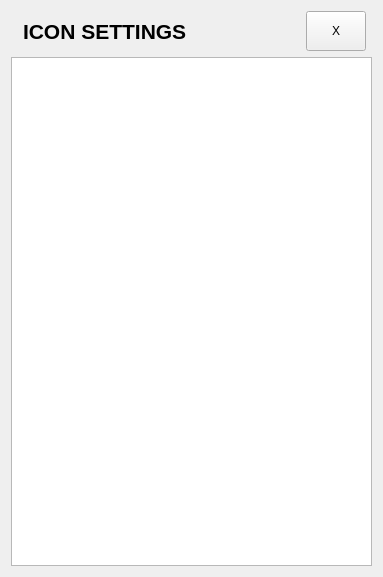
<?xml version="1.0" encoding="UTF-8"?>
<ui version="4.0">
 <class>Frame</class>
 <widget class="QFrame" name="Frame">
  <property name="geometry">
   <rect>
    <x>0</x>
    <y>0</y>
    <width>383</width>
    <height>577</height>
   </rect>
  </property>
  <property name="windowTitle">
   <string>Frame</string>
  </property>
  <property name="styleSheet">
   <string notr="true"/>
  </property>
  <layout class="QVBoxLayout" name="verticalLayout_2">
   <item>
    <layout class="QVBoxLayout" name="verticalLayout">
     <item>
      <layout class="QHBoxLayout" name="horizontalLayout">
       <property name="leftMargin">
        <number>12</number>
       </property>
       <property name="rightMargin">
        <number>6</number>
       </property>
       <item>
        <widget class="QLabel" name="label">
         <property name="minimumSize">
          <size>
           <width>0</width>
           <height>40</height>
          </size>
         </property>
         <property name="font">
          <font>
           <pointsize>16</pointsize>
           <bold>true</bold>
          </font>
         </property>
         <property name="text">
          <string>ICON SETTINGS</string>
         </property>
        </widget>
       </item>
       <item>
        <widget class="QPushButton" name="pushButtonCloseListView">
         <property name="minimumSize">
          <size>
           <width>60</width>
           <height>40</height>
          </size>
         </property>
         <property name="maximumSize">
          <size>
           <width>60</width>
           <height>40</height>
          </size>
         </property>
         <property name="text">
          <string>X</string>
         </property>
        </widget>
       </item>
      </layout>
     </item>
     <item>
      <widget class="QListView" name="listView"/>
     </item>
    </layout>
   </item>
  </layout>
 </widget>
 <resources/>
 <connections/>
</ui>
